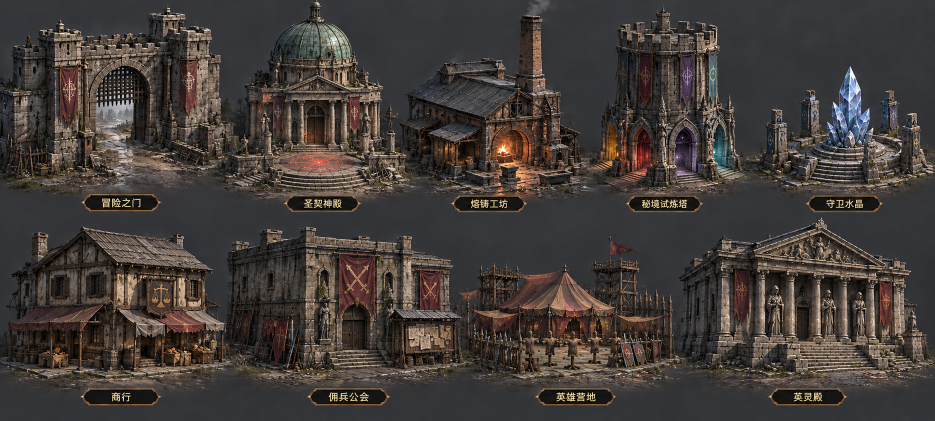
#> input picture 周报截图/2026-10-25_主城跑图/buildings_v2.png, 1870 x 841 px, given in place of proto_terminal_b2.png, which was not available (shown at 1/2 size)
$ python terminal_b_extract.py
#> lines starting #> are read from the running program, lines starting #| are printed output that depends on the picture; after the words box and inside, x2 and y2 are one past the last pixel; in counts of white or black regions, pixels touching at a corner belong together; pictures that were not available may be replaced by others from this repository, and a replacement may not be noted
### tools/qa/slice_sheet.py
"""把 GPT 出的透明底素材表按连通块切成单件(裁到内容边),按网格顺序(先行后列)命名。
用法:python tools/qa/slice_sheet.py <素材表.png> <输出目录> name1,name2,... [--rows N] [--pad 4] [--merge 18]
- 连通块按 alpha>24 求,先膨胀 merge 像素把尖刺 / 分离的小饰件并进主体;
- rows 指定行数时按中心 y 聚成 N 行,每行按 x 排序;
- 每件四周留 pad 像素透明边;外缘 alpha<8 清零,去掉生成噪点。
"""
import argparse
import os

import numpy as np
from PIL import Image, ImageDraw, ImageFilter


def label_components(mask: np.ndarray, merge: int):
    """膨胀后求连通块(不依赖 scipy):MaxFilter 膨胀 + 逐块 floodfill 打标签(最多 250 块)。"""
    img = Image.fromarray((mask * 255).astype(np.uint8), 'L')
    size = merge * 2 + 1
    while size > 1:
        step = min(size, 9) | 1
        img = img.filter(ImageFilter.MaxFilter(step))
        size -= step - 1
    count = 0
    while True:
        arr = np.array(img)
        hits = np.argwhere(arr == 255)
        if len(hits) == 0 or count >= 250:
            break
        count += 1
        y, x = hits[0]
        ImageDraw.floodfill(img, (int(x), int(y)), count)
    labels = np.array(img).astype(np.int32)
    return labels, count


# [42 lines left out: function main, not called in this run]


# [2 lines that do not run on import are left out]

### tools/qa/town_install_assets.py
"""主城跑图素材入库:生成图(建筑 / 路灯 透明底,地面 方图)→ 抠透明(不透明底时四边洪水填充)→ 定尺寸 → assets/resources/ui/town/ + meta(sprite-frame,trim none)。

用法:python tools/qa/town_install_assets.py <生成目录> [名字...]
- 建筑:等比缩到最长边 1024;路灯:高 256;地面:取中心 512 方块做 2×2 镜像拼成 1024 无缝贴图。
"""
import io
import json
import os
import sys
import uuid

import numpy as np
from PIL import Image, ImageDraw, ImageFilter

ROOT = r'D:\project\lootchain-cocos'
DST = os.path.join(ROOT, r'assets\resources\ui\town')
PNG_TPL = os.path.join(ROOT, r'assets\resources\ui\hero\ai\stat_hp.png.meta')
T1, T2, RIM = 14, 52, 4


# [31 lines left out: functions region, cutout, not called in this run]


def write_meta(path, name, w, h):
    tpl = io.open(PNG_TPL, encoding='utf-8').read()
    old = json.loads(tpl)['uuid']
    meta_path = path + '.meta'
    if os.path.exists(meta_path):
        m = json.load(io.open(meta_path, encoding='utf-8'))
    else:
        m = json.loads(tpl.replace(old, str(uuid.uuid4())))
        for sub in m['subMetas'].values():
            sub['displayName'] = name
    m['userData']['hasAlpha'] = True
    sf = m['subMetas']['f9941']['userData']
    sf['trimType'] = 'none'
    for key, v in (('width', w), ('height', h), ('rawWidth', w), ('rawHeight', h), ('trimX', 0), ('trimY', 0), ('offsetX', 0), ('offsetY', 0)):
        sf[key] = v
    if 'vertices' in sf:
        hw, hh = w // 2, h // 2
        sf['vertices']['rawPosition'] = [-hw, -hh, 0, hw, -hh, 0, -hw, hh, 0, hw, hh, 0]
        sf['vertices']['minPos'] = [-hw, -hh, 0]
        sf['vertices']['maxPos'] = [hw, hh, 0]
        sf['vertices']['uv'] = [0, h, w, h, 0, 0, w, 0]
    io.open(meta_path, 'w', encoding='utf-8', newline='\n').write(json.dumps(m, ensure_ascii=False, indent=2) + '\n')


# [38 lines left out: function main, not called in this run]


# [2 lines that do not run on import are left out]

### tools/qa/terminal_b_extract.py
"""终端 B 风格 1:1(2026-10-30 用户确认原型 周报截图/2026-10-30_终端B风格/proto_terminal_b2.png):
和 terminal_proto_extract.py 同一做法——原型整张当静态底层,只抠掉会变的内容(头像 / 名字 / ID / 等级 / 战力 / EXP 文字与进度条 /
货币数值 / 红点),运行时按原型坐标画回去;头像环单独裁一块带透明孔的覆盖层压在头像上面。
用法:python tools/qa/terminal_b_extract.py
产物:assets/resources/ui/town/terminal/static_b.png(1870×841)、ring_overlay_b.png(200×200)
"""
import os
import sys

import numpy as np
from PIL import Image

sys.path.insert(0, os.path.dirname(os.path.abspath(__file__)))
from town_install_assets import write_meta  # noqa: E402
from slice_sheet import label_components  # noqa: E402

ROOT = os.path.dirname(os.path.dirname(os.path.dirname(os.path.abspath(__file__))))
SRC = os.path.join(ROOT, '周报截图', '2026-10-30_终端B风格', 'proto_terminal_b2.png')
DST = os.path.join(ROOT, 'assets', 'resources', 'ui', 'town', 'terminal')

src_rgb = np.array(Image.open(SRC).convert('RGB'))
#> src_rgb is the input picture: shape (841, 1870, 3); mean R, G, B 67.3, 60.7, 57.3
im = np.array(Image.open(SRC).convert('RGBA'))
H, W, _ = im.shape
#> H = 841; W = 1870
assert (W, H) == (1870, 841), (W, H)

# 名片左右内侧空白(玻璃面板 x 117..607)
CARD_MARGIN = [(122, 140), (585, 600)]


def row_fill(x0, y0, x1, y1, cols=CARD_MARGIN):
    """按行用名片空白边的中位色填一块(保留玻璃的纵向渐变),去掉文字 / 数值。"""
    for y in range(y0, y1):
        px = np.concatenate([im[y, a:b, :3] for a, b in cols])
        im[y, x0:x1, :3] = np.median(px, axis=0).astype(np.uint8)


def lerp_fill(x0, y0, x1, y1, pad=4):
    """逐行用区域左右紧邻的像素做线性插值(玻璃面板横向有渐变 / 分隔线,取名片边缘的色会露方块)。"""
#> called with x0 = 322, y0 = 160, x1 = 590, y1 = 252, pad = 4
    t = np.linspace(0, 1, x1 - x0)[:, None]
    for y in range(y0, y1):
        left = im[y, x0 - pad:x0, :3].astype(np.float32).mean(axis=0)
        right = im[y, x1:x1 + pad, :3].astype(np.float32).mean(axis=0)
        im[y, x0:x1, :3] = (left * (1 - t) + right * t).astype(np.uint8)
#> this loop made 92 passes
#> (left, right) on passes 1 to 12: ([50.25, 47.75, 48.75], [65.75, 59.75, 57]), ([51, 49.25, 49.75], [57.5, 53.25, 49.5]), ([51.25, 51, 50.75], [47.75, 45, 40.5]), ([51.5, 50.25, 50.5], [35.75, 34.25, 32.25]), ([53.5, 51.5, 50.5], [30.75, 30.75, 29]), ([52.75, 51.25, 50], [28, 28, 27]), ([44.5, 42, 41], [33, 34.75, 33]), ([36.75, 33.5, 32.75], [45.25, 48.5, 45.25]), ([47, 44, 42.75], [71.5, 73, 66]), ([49.75, 46.5, 45.25], [89.75, 85.75, 81.75]), ([50.75, 48.25, 47.75], [114.2, 108.8, 96.75]), ([52, 49.5, 49.25], [103, 92.25, 80.75])
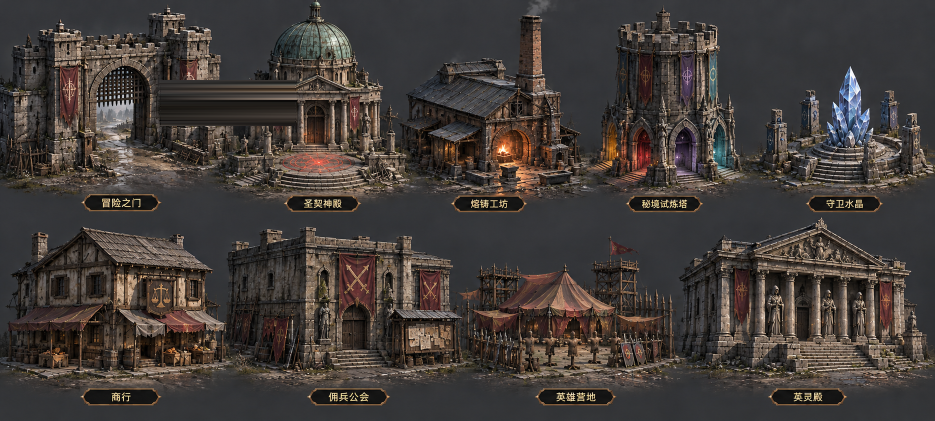
#> im: shape (841, 1870, 4) (shown at 1/2 size); mean R, G, B, A 66.9, 60.5, 57, 255


def ring_fill(cx, cy, r, sample_r):
    ys, xs = np.mgrid[cy - sample_r[1]:cy + sample_r[1] + 1, cx - sample_r[1]:cx + sample_r[1] + 1]
    d = np.hypot(xs - cx, ys - cy)
    ring = (d >= sample_r[0]) & (d <= sample_r[1])
    color = np.median(im[ys[ring], xs[ring], :3], axis=0).astype(np.uint8)
    ys, xs = np.mgrid[cy - r:cy + r + 1, cx - r:cx + r + 1]
    disc = np.hypot(xs - cx, ys - cy) <= r
    im[ys[disc], xs[disc], :3] = color


# 名字 / ID(左对齐 x 331)
lerp_fill(322, 160, 590, 252)
# 等级 / 阵容战力 数值(右对齐 x 573)
lerp_fill(470, 326, 582, 414)
#> call 2 of lerp_fill, with x0 = 470, y0 = 326, x1 = 582, y1 = 414, pad = 4
#> the loop in lerp_fill (call 2), `for y in range(y0, y1):` made 88 passes
#> (left, right) on passes 1 to 12: ([35.5, 34.5, 31.25], [118.5, 82, 72.75]), ([34.75, 32.5, 28.5], [126.8, 76.75, 67]), ([35.25, 32.75, 29.25], [152.2, 79, 67.75]), ([34.25, 33.25, 30.5], [165.5, 84.75, 72.75]), ([32.5, 32, 30.75], [138, 78.5, 71]), ([30.75, 29, 28.5], [111, 81.25, 74.5]), ([31.25, 29, 26.75], [103.8, 94.25, 86.25]), ([29.75, 27, 25.25], [98.5, 95, 89]), ([27.75, 26.75, 25.25], [106.2, 100.8, 95.5]), ([27.5, 27.75, 27], [130, 112.8, 104.5]), ([30.75, 32, 31.5], [146.2, 104.2, 94.25]), ([33.5, 35, 35], [130.2, 67.75, 62])
#> after the loop in lerp_fill (call 2), `for y in range(y0, y1):`:
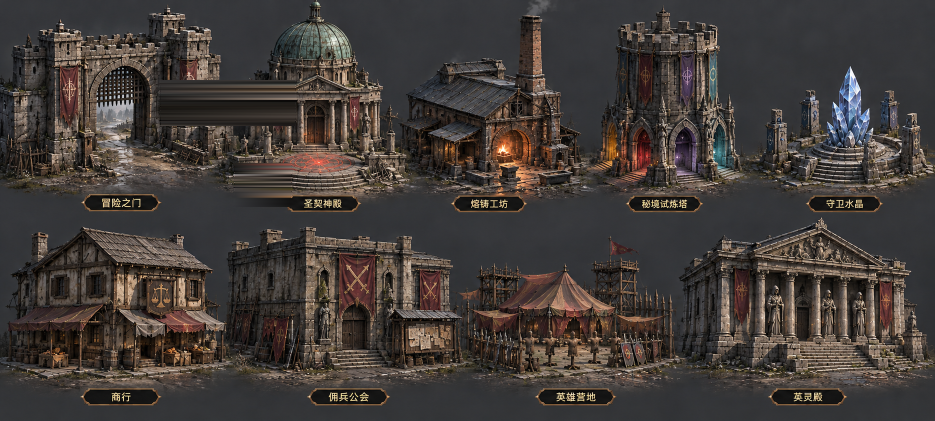
#> im: shape (841, 1870, 4) (shown at 1/2 size); 0.63% of pixels changed, all inside (x1, y1, x2, y2) = (470, 326, 582, 414)
# EXP 文字(左对齐 x 150,y 450)
lerp_fill(145, 437, 300, 464)
#> after the loop in lerp_fill (call 3), `for y in range(y0, y1):`: im: shape (841, 1870, 4); 0.25% of pixels changed, all inside (x1, y1, x2, y2) = (145, 437, 300, 464)
# 进度条整条(槽 + 填充)抠掉,运行时整条重画(x 150..573,y 469..483)
lerp_fill(145, 466, 582, 487)
#> call 4 of lerp_fill, with x0 = 145, y0 = 466, x1 = 582, y1 = 487, pad = 4
#> the loop in lerp_fill (call 4), `for y in range(y0, y1):` made 21 passes
#> (left, right) on passes 1 to 12: ([52.75, 54, 56], [51.75, 52.75, 54.5]), ([53, 54.5, 56], [51.75, 53, 55]), ([53.75, 54.75, 57.25], [50.75, 52.5, 54.75]), ([54.25, 55.25, 57.75], [50.5, 52.25, 54.5]), ([54, 54.75, 56.75], [50.5, 51.75, 54.5]), ([53.75, 55, 57], [51.25, 52, 55]), ([54, 55.75, 57.5], [51.75, 53, 56.25]), ([53.5, 56, 58.25], [53.5, 54.75, 57.75]), ([54, 56.25, 59.5], [55, 56.75, 59]), ([52.5, 54.25, 57.25], [56, 58.75, 60.25]), ([55, 56, 57], [59.25, 61.25, 62.25]), ([47.75, 47.5, 49.25], [86.5, 88.25, 88])
#> after the loop in lerp_fill (call 4), `for y in range(y0, y1):`:
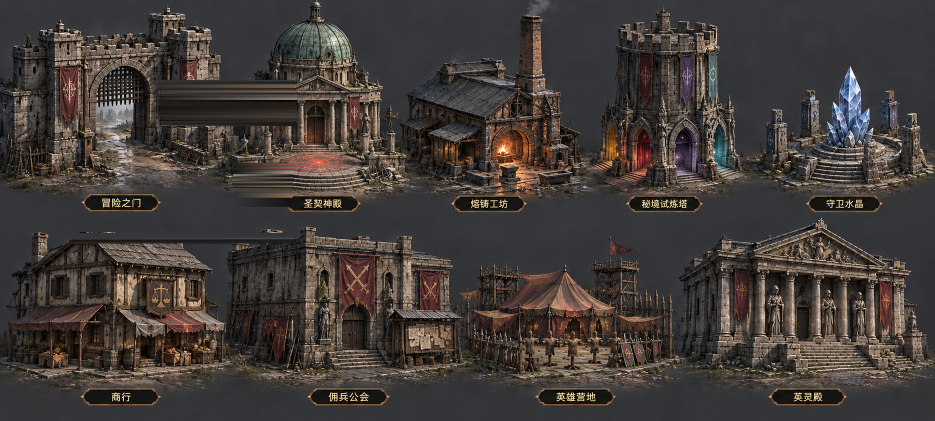
#> im: shape (841, 1870, 4) (shown at 1/2 size); mean R, G, B, A 66.7, 60.3, 56.9, 255
# 货币数值(右对齐 x 497)
lerp_fill(370, 540, 508, 706)
#> the loop in lerp_fill (call 5), `for y in range(y0, y1):` made 166 passes
#> (left, right) on passes 1 to 3: ([94.75, 72, 44], [56, 54.5, 52.25]), ([62, 42.75, 25], [54.25, 52, 50.5]), ([29, 20.25, 12.5], [57.5, 55.75, 52.5])
#> after the loop in lerp_fill (call 5), `for y in range(y0, y1):`:
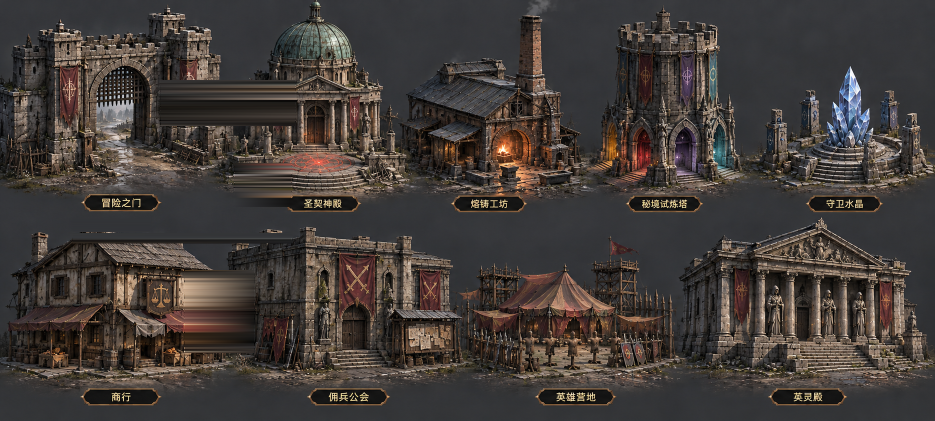
#> im: shape (841, 1870, 4) (shown at 1/2 size); 1.46% of pixels changed, all inside (x1, y1, x2, y2) = (370, 540, 508, 706)
# 头像:圆内填名片暗色(运行时头像盖上)
ys, xs = np.mgrid[0:H, 0:W]
disc = np.hypot(xs - 226, ys - 213) <= 86
im[disc, :3] = np.median(im[300:310, 130:320, :3].reshape(-1, 3), axis=0).astype(np.uint8)
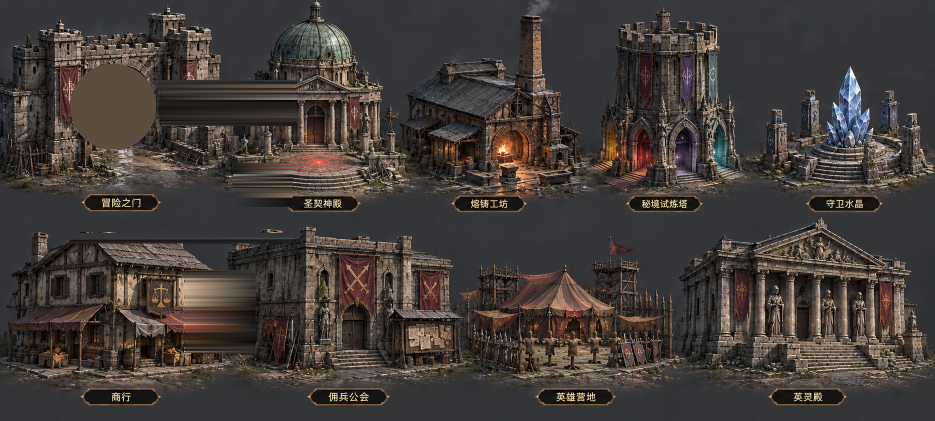
#> im: shape (841, 1870, 4) (shown at 1/2 size); 1.48% of pixels changed, all inside (x1, y1, x2, y2) = (140, 127, 313, 300)
# 红点:纯红小圆,只认格子右上的
red = (src_rgb[:, :, 0] > 180) & (src_rgb[:, :, 1] < 80) & (src_rgb[:, :, 2] < 80)
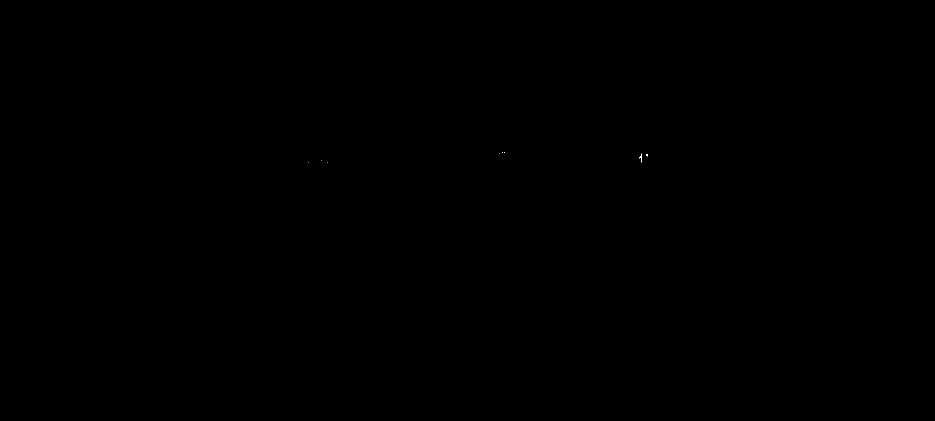
#> red: shape (841, 1870) bool (shown at 1/2 size); 0% white in thin lines or dots, all inside (x1, y1, x2, y2) = (616, 304, 1296, 325)
labels, count = label_components(red, 2)
#> after the loop in label_components, `while size > 1:`: size = 1
#> the loop in label_components, `while True:` made 7 passes
#> (y, x) on passes 1 to 6: (302, 1002), (305, 1280), (306, 1292), (318, 640), (322, 614), (322, 653)
#> after the loop in label_components, `while True:`: count = 6
#> in label_components, `labels = np.array(img).astype(np.int32)`: labels: shape (841, 1870) int32; 7 distinct labels, from 0 to 6
#> count = 6
dots = []
for i in range(1, count + 1):
    ys_, xs_ = np.nonzero((labels == i) & red)
    if 60 < len(ys_) < 2500:
        cx, cy = int(xs_.mean()), int(ys_.mean())
        if not any(abs(cx - ex) < 16 and abs(cy - ey) < 16 for ex, ey in [(812, 132), (1717, 132), (1717, 353), (1261, 563)]):
            continue
        r = int(max(xs_.max() - xs_.min(), ys_.max() - ys_.min()) / 2) + 4
        dots.append((cx, cy, r))
        ring_fill(cx, cy, r, (r + 3, r + 9))
#> this loop made 6 passes
#> (ys_, xs_) on passes 1, 4, 5, 6: ([304, 304, 304, 305, 306], [1004, 1005, 1009, 1009, 999]), ([320], [642]), ([324], [616]), ([324], [655])
#> ys_ on pass 3: [308, 309, 309, 309, 310, 310, 310, 310, 311, 311, 313]
#> after the loop, dots = []
print('dots', dots)
#| dots []

os.makedirs(DST, exist_ok=True)
static_path = os.path.join(DST, 'static_b.png')
Image.fromarray(im).save(static_path, optimize=True)
write_meta(static_path, 'static_b', W, H)
#> (the run stopped early here; a loop or call above may not have finished)
